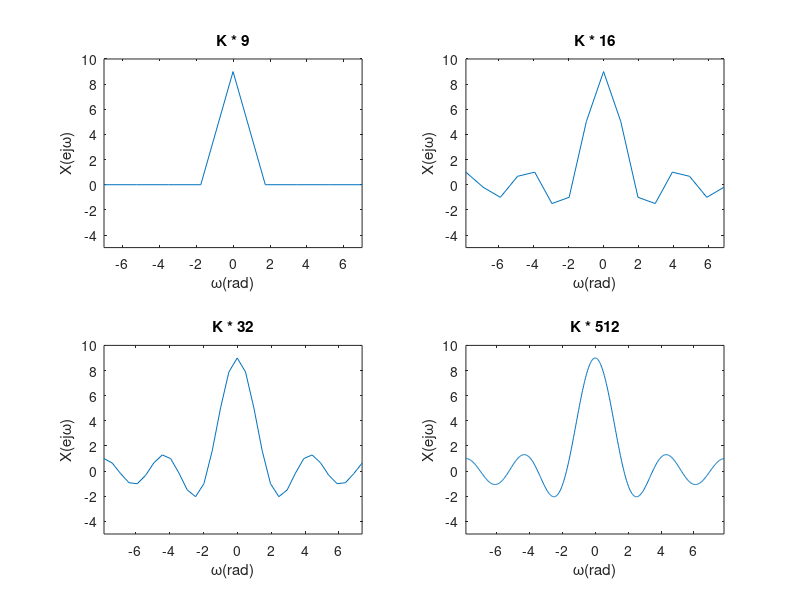

Source code (MATLAB):
% 数据信号处理第14周作业 例4.8 有限长序列的频谱计算
clc;clear;
c = [9, 16, 32, 512];
T = 0.4;
for i = 1:length(c)
    L = c(i);
    x = [ones(1, 5), zeros(1, L-9), ones(1, 4)];
    X = fftshift(fft(x, L));
    D = 2 * pi/(L * T);
    k = floor(-(L-1)/2:(L-1)/2);

    subplot(2, 2, i);
    plot(k * D, real(X));
    xlabel('\omega(rad)');
    ylabel('X(ej\omega)');
    axis([min(k * D), max(k * D), -5, 10]);
    Str = ['K * ',num2str(L)];
    title(Str);
end
